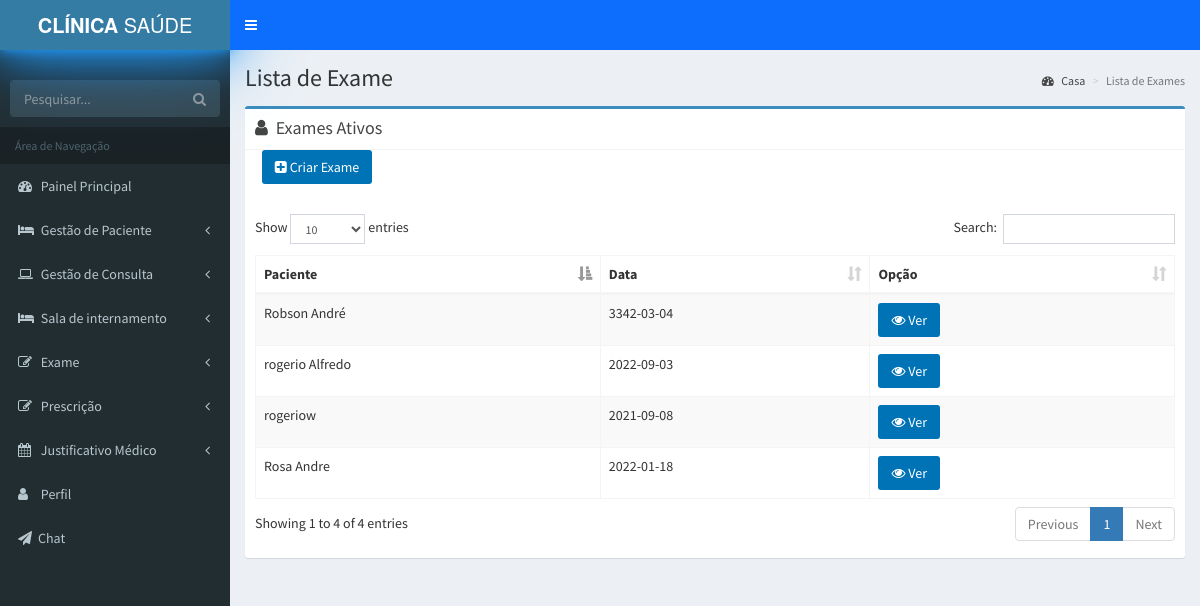
The page /Exame_medico/examelist.php on the database its author committed.
### tables this page shows
CREATE TABLE `exame` (
  `id` int(11) NOT NULL,
  `patiente` varchar(11) NOT NULL,
  `data` varchar(30) NOT NULL,
  `nameexame` varchar(2000) NOT NULL,
  `preco` int(11) DEFAULT NULL,
  `patientname` varchar(30) NOT NULL,
  `note` varchar(2000) DEFAULT NULL
);

### Exame_medico/examelist.php (the view, shortened to what this page needs)
<?php include"../Include/headerMedico.php";?>
<?php include"../Include/sidebarMedico.php";?>
<!doctype html>
        <html lang="en">
        <head>
        </head>
<?php
include("../inc/connect.php") ;
$query=mysqli_query($connection,"SELECT * FROM exame")or die (mysqli_error($connection));
$row1=mysql_fetch_all($query);
function mysql_fetch_all($query) {
$all = array();
while ($all[] = mysqli_fetch_assoc($query)) {$temp=$all;}
return $temp;
}
?>
<body>
<div class="content-wrapper">
<section class="content-header">
<h1>
Lista de Exame
</h1>
<ol class="breadcrumb">
<li><a href="../Index2"><i class="fa fa-dashboard"></i> Casa</a></li>
<li class="active">Lista de Exames</li>
</ol>
</section>
<section class="content">
<div class="row">
<div class="col-xs-12">
<div class="box box-primary">
<div class="box-header with-border">
<i class="fa fa-user"></i> <h3 class="box-title">Exames Ativos</h3>
</div>&nbsp;&nbsp;&nbsp;&nbsp;&nbsp;
<a href="./addnewExa.php"><button type="submit" name="submit" class="btn bg-blue"><i class="fa fa-plus-square"></i> Criar Exame</button></a><br>
<div class="box-body">
<table id="example1" class="table table-bordered table-striped">
<thead>
<tr>
<th>Paciente</th>
<th>Data</th>
<th>Opção</th>
</tr>
</thead>
<tbody>
<?php
foreach ($row1 as $row)
{
?> <tr>
  <td><?php echo $row['patientname'];?></td>
<td><?php echo $row['data'];?></td>
  <td>
  <a href="exame.php?id=<?php echo $row['id'];?>"><span class="btn bg-blue "><i class="fa fa-eye"></i> Ver</span></a>&nbsp;&nbsp;
</tr>
<?php } ?>
</tbody>
</table>
</div>
</div>
</div>
</div>
</section>
</div>
</body>
<?php include('../Include/footer.php');?>
</html>

### rows shown on the page
exame: patientname "rogeriow", data "2021-09-08"
exame: patientname "Robson André", data "3342-03-04"
exame: patientname "Rosa Andre", data "2022-01-18"
exame: patientname "rogerio Alfredo", data "2022-09-03"
